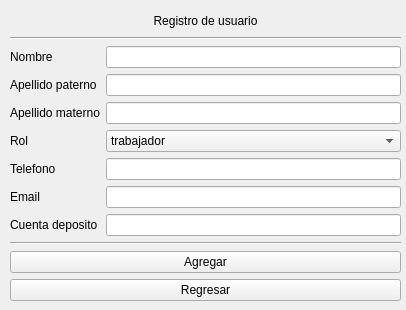
<?xml version="1.0" encoding="UTF-8"?>
<ui version="4.0">
 <class>Registro_Usuario</class>
 <widget class="QWidget" name="Registro_Usuario">
  <property name="geometry">
   <rect>
    <x>0</x>
    <y>0</y>
    <width>406</width>
    <height>310</height>
   </rect>
  </property>
  <property name="windowTitle">
   <string>Form</string>
  </property>
  <property name="styleSheet">
   <string notr="true">QWidget {
    background-image: url(C:\Users\CG\PycharmProjects\Proyeto_Posible/imagen.png);
    background-repeat: no-repeat;
    background-position: center;
    background-origin: content;
}
</string>
  </property>
  <widget class="QWidget" name="verticalLayoutWidget">
   <property name="geometry">
    <rect>
     <x>10</x>
     <y>10</y>
     <width>391</width>
     <height>291</height>
    </rect>
   </property>
   <layout class="QVBoxLayout" name="verticalLayout">
    <item>
     <layout class="QHBoxLayout" name="horizontalLayout_3">
      <item>
       <widget class="QLabel" name="lbusuario">
        <property name="text">
         <string>Registro de usuario</string>
        </property>
        <property name="alignment">
         <set>Qt::AlignCenter</set>
        </property>
       </widget>
      </item>
     </layout>
    </item>
    <item>
     <widget class="Line" name="line">
      <property name="orientation">
       <enum>Qt::Horizontal</enum>
      </property>
     </widget>
    </item>
    <item>
     <layout class="QFormLayout" name="formLayout">
      <item row="0" column="0">
       <widget class="QLabel" name="lbNombre">
        <property name="text">
         <string>Nombre</string>
        </property>
       </widget>
      </item>
      <item row="1" column="0">
       <widget class="QLabel" name="lbapellidoP">
        <property name="text">
         <string>Apellido paterno</string>
        </property>
       </widget>
      </item>
      <item row="2" column="0">
       <widget class="QLabel" name="lbApellidoM">
        <property name="text">
         <string>Apellido materno</string>
        </property>
       </widget>
      </item>
      <item row="3" column="0">
       <widget class="QLabel" name="lbRol">
        <property name="text">
         <string>Rol</string>
        </property>
       </widget>
      </item>
      <item row="4" column="0">
       <widget class="QLabel" name="lbTelefono">
        <property name="text">
         <string>Telefono</string>
        </property>
       </widget>
      </item>
      <item row="5" column="0">
       <widget class="QLabel" name="lbEmail">
        <property name="text">
         <string>Email</string>
        </property>
       </widget>
      </item>
      <item row="6" column="0">
       <widget class="QLabel" name="lbDeposito">
        <property name="text">
         <string>Cuenta deposito</string>
        </property>
       </widget>
      </item>
      <item row="0" column="1">
       <widget class="QLineEdit" name="txNombre"/>
      </item>
      <item row="1" column="1">
       <widget class="QLineEdit" name="txtAp_p"/>
      </item>
      <item row="2" column="1">
       <widget class="QLineEdit" name="txtAp_m"/>
      </item>
      <item row="3" column="1">
       <widget class="QComboBox" name="cmbRol">
        <item>
         <property name="text">
          <string>trabajador</string>
         </property>
        </item>
        <item>
         <property name="text">
          <string>gerente</string>
         </property>
        </item>
       </widget>
      </item>
      <item row="4" column="1">
       <widget class="QLineEdit" name="txtTelefono"/>
      </item>
      <item row="5" column="1">
       <widget class="QLineEdit" name="txtEmail"/>
      </item>
      <item row="6" column="1">
       <widget class="QLineEdit" name="txtDeposito"/>
      </item>
     </layout>
    </item>
    <item>
     <widget class="Line" name="line_2">
      <property name="orientation">
       <enum>Qt::Horizontal</enum>
      </property>
     </widget>
    </item>
    <item>
     <widget class="QPushButton" name="btnAgregar">
      <property name="text">
       <string>Agregar</string>
      </property>
     </widget>
    </item>
    <item>
     <widget class="QPushButton" name="btnRegresar">
      <property name="text">
       <string>Regresar</string>
      </property>
     </widget>
    </item>
   </layout>
  </widget>
 </widget>
 <resources/>
 <connections/>
</ui>
